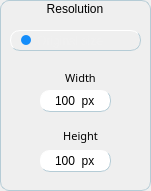
   <widget class="QGroupBox" name="groupBoxSizeResultPicture">
    <property name="geometry">
     <rect>
      <x>600</x>
      <y>20</y>
      <width>151</width>
      <height>191</height>
     </rect>
    </property>
    <property name="toolTip">
     <string>&lt;html&gt;&lt;head/&gt;&lt;body&gt;&lt;p&gt;&lt;span style=&quot; font-size:12pt;&quot;&gt;Resolution for the resulting &lt;/span&gt;&lt;span style=&quot; font-size:12pt; font-style:italic;&quot;&gt;Mosaic++&lt;/span&gt;&lt;span style=&quot; font-size:12pt;&quot;&gt;.&lt;/span&gt;&lt;/p&gt;&lt;/body&gt;&lt;/html&gt;</string>
    </property>
    <property name="styleSheet">
     <string notr="true">QGroupBox {
	
	font: 9pt  &quot;Century Gothic&quot;;
	border: 1px solid rgb(181, 204, 214);;
    border-radius: 9px;
}

QGroupBox{
top:-10px;
}</string>
    </property>
    <property name="title">
     <string>Resolution</string>
    </property>
    <property name="alignment">
     <set>Qt::AlignCenter</set>
    </property>
    <widget class="QSpinBox" name="spinBoxWidthResultPicture">
     <property name="enabled">
      <bool>true</bool>
     </property>
     <property name="geometry">
      <rect>
       <x>40</x>
       <y>90</y>
       <width>71</width>
       <height>22</height>
      </rect>
     </property>
     <property name="cursor">
      <cursorShape>PointingHandCursor</cursorShape>
     </property>
     <property name="toolTip">
      <string>&lt;html&gt;&lt;head/&gt;&lt;body&gt;&lt;p&gt;&lt;span style=&quot; font-size:12pt;&quot;&gt;Resolution for the resulting &lt;/span&gt;&lt;span style=&quot; font-size:12pt; font-style:italic;&quot;&gt;Mosaic++&lt;/span&gt;&lt;span style=&quot; font-size:12pt;&quot;&gt;.&lt;/span&gt;&lt;/p&gt;&lt;/body&gt;&lt;/html&gt;</string>
     </property>
     <property name="styleSheet">
      <string notr="true">font: 8pt  &quot;Century Gothic&quot;;
border-style: outset;
border-width: 1px;
border-radius: 10px;
border-color: rgb(181, 204, 214);</string>
     </property>
     <property name="frame">
      <bool>true</bool>
     </property>
     <property name="alignment">
      <set>Qt::AlignCenter</set>
     </property>
     <property name="buttonSymbols">
      <enum>QAbstractSpinBox::NoButtons</enum>
     </property>
     <property name="suffix">
      <string>  px</string>
     </property>
     <property name="prefix">
      <string/>
     </property>
     <property name="minimum">
      <number>100</number>
     </property>
     <property name="maximum">
      <number>100000</number>
     </property>
    </widget>
    <widget class="QLabel" name="labelWidthSizeResultPicture">
     <property name="geometry">
      <rect>
       <x>50</x>
       <y>70</y>
       <width>61</width>
       <height>16</height>
      </rect>
     </property>
     <property name="font">
      <font>
       <family>Century Gothic</family>
       <pointsize>8</pointsize>
       <weight>50</weight>
       <italic>false</italic>
       <bold>false</bold>
      </font>
     </property>
     <property name="styleSheet">
      <string notr="true">font: 8pt  &quot;Century Gothic&quot;;
text-align:center;</string>
     </property>
     <property name="text">
      <string>Width</string>
     </property>
     <property name="alignment">
      <set>Qt::AlignCenter</set>
     </property>
    </widget>
    <widget class="QLabel" name="labelHeightSizeResultPicture">
     <property name="geometry">
      <rect>
       <x>50</x>
       <y>120</y>
       <width>61</width>
       <height>31</height>
      </rect>
     </property>
     <property name="font">
      <font>
       <family>Century Gothic</family>
       <pointsize>8</pointsize>
       <weight>50</weight>
       <italic>false</italic>
       <bold>false</bold>
      </font>
     </property>
     <property name="styleSheet">
      <string notr="true">font: 8pt  &quot;Century Gothic&quot;;
text-align:center;</string>
     </property>
     <property name="text">
      <string>Height</string>
     </property>
     <property name="alignment">
      <set>Qt::AlignCenter</set>
     </property>
    </widget>
    <widget class="QSpinBox" name="spinBoxHeightResultPicture">
     <property name="enabled">
      <bool>true</bool>
     </property>
     <property name="geometry">
      <rect>
       <x>40</x>
       <y>150</y>
       <width>71</width>
       <height>22</height>
      </rect>
     </property>
     <property name="cursor">
      <cursorShape>PointingHandCursor</cursorShape>
     </property>
     <property name="toolTip">
      <string>&lt;html&gt;&lt;head/&gt;&lt;body&gt;&lt;p&gt;&lt;span style=&quot; font-size:12pt;&quot;&gt;Resolution for the resulting &lt;/span&gt;&lt;span style=&quot; font-size:12pt; font-style:italic;&quot;&gt;Mosaic++&lt;/span&gt;&lt;span style=&quot; font-size:12pt;&quot;&gt;.&lt;/span&gt;&lt;/p&gt;&lt;/body&gt;&lt;/html&gt;</string>
     </property>
     <property name="styleSheet">
      <string notr="true">font: 8pt  &quot;Century Gothic&quot;;
border-style: outset;
border-width: 1px;
border-radius: 10px;
border-color: rgb(181, 204, 214);</string>
     </property>
     <property name="frame">
      <bool>true</bool>
     </property>
     <property name="alignment">
      <set>Qt::AlignCenter</set>
     </property>
     <property name="buttonSymbols">
      <enum>QAbstractSpinBox::NoButtons</enum>
     </property>
     <property name="suffix">
      <string>  px</string>
     </property>
     <property name="prefix">
      <string/>
     </property>
     <property name="minimum">
      <number>100</number>
     </property>
     <property name="maximum">
      <number>100000</number>
     </property>
    </widget>
    <widget class="QCheckBox" name="checkBoxOriginalSize">
     <property name="geometry">
      <rect>
       <x>10</x>
       <y>30</y>
       <width>131</width>
       <height>21</height>
      </rect>
     </property>
     <property name="sizePolicy">
      <sizepolicy hsizetype="Minimum" vsizetype="Fixed">
       <horstretch>0</horstretch>
       <verstretch>0</verstretch>
      </sizepolicy>
     </property>
     <property name="palette">
      <palette>
       <active>
        <colorrole role="WindowText">
         <brush brushstyle="SolidPattern">
          <color alpha="255">
           <red>240</red>
           <green>240</green>
           <blue>240</blue>
          </color>
         </brush>
        </colorrole>
        <colorrole role="Button">
         <brush brushstyle="SolidPattern">
          <color alpha="255">
           <red>217</red>
           <green>223</green>
           <blue>223</blue>
          </color>
         </brush>
        </colorrole>
        <colorrole role="Text">
         <brush brushstyle="SolidPattern">
          <color alpha="255">
           <red>240</red>
           <green>240</green>
           <blue>240</blue>
          </color>
         </brush>
        </colorrole>
        <colorrole role="ButtonText">
         <brush brushstyle="SolidPattern">
          <color alpha="255">
           <red>240</red>
           <green>240</green>
           <blue>240</blue>
          </color>
         </brush>
        </colorrole>
        <colorrole role="PlaceholderText">
         <brush brushstyle="NoBrush">
          <color alpha="128">
           <red>240</red>
           <green>240</green>
           <blue>240</blue>
          </color>
         </brush>
        </colorrole>
       </active>
       <inactive>
        <colorrole role="WindowText">
         <brush brushstyle="SolidPattern">
          <color alpha="255">
           <red>240</red>
           <green>240</green>
           <blue>240</blue>
          </color>
         </brush>
        </colorrole>
        <colorrole role="Button">
         <brush brushstyle="SolidPattern">
          <color alpha="255">
           <red>217</red>
           <green>223</green>
           <blue>223</blue>
          </color>
         </brush>
        </colorrole>
        <colorrole role="Text">
         <brush brushstyle="SolidPattern">
          <color alpha="255">
           <red>240</red>
           <green>240</green>
           <blue>240</blue>
          </color>
         </brush>
        </colorrole>
        <colorrole role="ButtonText">
         <brush brushstyle="SolidPattern">
          <color alpha="255">
           <red>240</red>
           <green>240</green>
           <blue>240</blue>
          </color>
         </brush>
        </colorrole>
        <colorrole role="PlaceholderText">
         <brush brushstyle="NoBrush">
          <color alpha="128">
           <red>240</red>
           <green>240</green>
           <blue>240</blue>
          </color>
         </brush>
        </colorrole>
       </inactive>
       <disabled>
        <colorrole role="WindowText">
         <brush brushstyle="SolidPattern">
          <color alpha="255">
           <red>240</red>
           <green>240</green>
           <blue>240</blue>
          </color>
         </brush>
        </colorrole>
        <colorrole role="Button">
         <brush brushstyle="SolidPattern">
          <color alpha="255">
           <red>217</red>
           <green>223</green>
           <blue>223</blue>
          </color>
         </brush>
        </colorrole>
        <colorrole role="Text">
         <brush brushstyle="SolidPattern">
          <color alpha="255">
           <red>240</red>
           <green>240</green>
           <blue>240</blue>
          </color>
         </brush>
        </colorrole>
        <colorrole role="ButtonText">
         <brush brushstyle="SolidPattern">
          <color alpha="255">
           <red>240</red>
           <green>240</green>
           <blue>240</blue>
          </color>
         </brush>
        </colorrole>
        <colorrole role="PlaceholderText">
         <brush brushstyle="NoBrush">
          <color alpha="128">
           <red>240</red>
           <green>240</green>
           <blue>240</blue>
          </color>
         </brush>
        </colorrole>
       </disabled>
      </palette>
     </property>
     <property name="cursor">
      <cursorShape>PointingHandCursor</cursorShape>
     </property>
     <property name="toolTip">
      <string>&lt;html&gt;&lt;head/&gt;&lt;body&gt;&lt;p&gt;&lt;span style=&quot; font-size:12pt;&quot;&gt;Keep this on to retain the original &lt;/span&gt;&lt;span style=&quot; font-size:12pt; font-style:italic;&quot;&gt;width&lt;/span&gt;&lt;span style=&quot; font-size:12pt;&quot;&gt; and &lt;/span&gt;&lt;span style=&quot; font-size:12pt; font-style:italic;&quot;&gt;height&lt;/span&gt;&lt;span style=&quot; font-size:12pt;&quot;&gt; of the image(after &lt;/span&gt;&lt;span style=&quot; font-size:12pt; font-style:italic;&quot;&gt;Crop&lt;/span&gt;&lt;span style=&quot; font-size:12pt;&quot;&gt; or &lt;/span&gt;&lt;span style=&quot; font-size:12pt; font-style:italic;&quot;&gt;Resize&lt;/span&gt;&lt;span style=&quot; font-size:12pt;&quot;&gt;).&lt;/span&gt;&lt;/p&gt;&lt;/body&gt;&lt;/html&gt;</string>
     </property>
     <property name="styleSheet">
      <string notr="true">QCheckBox {
border-style: outset;
border-width: 1px;
border-color: rgb(181, 204, 214);
font: 10pt  &quot;Century Gothic&quot;;
border-radius: 10px;
background:none;
}

QCheckBox::indicator {
	left:10px;
    width: 10px;
    height: 10px;
	background:none;
	border-radius:5px;
}

QCheckBox::indicator:unchecked {
    background: rgb(255, 80, 83);
}

QCheckBox::indicator:checked {
     background: #148dfa;
}</string>
     </property>
     <property name="text">
      <string>Original size</string>
     </property>
     <property name="checked">
      <bool>true</bool>
     </property>
    </widget>
   </widget>
